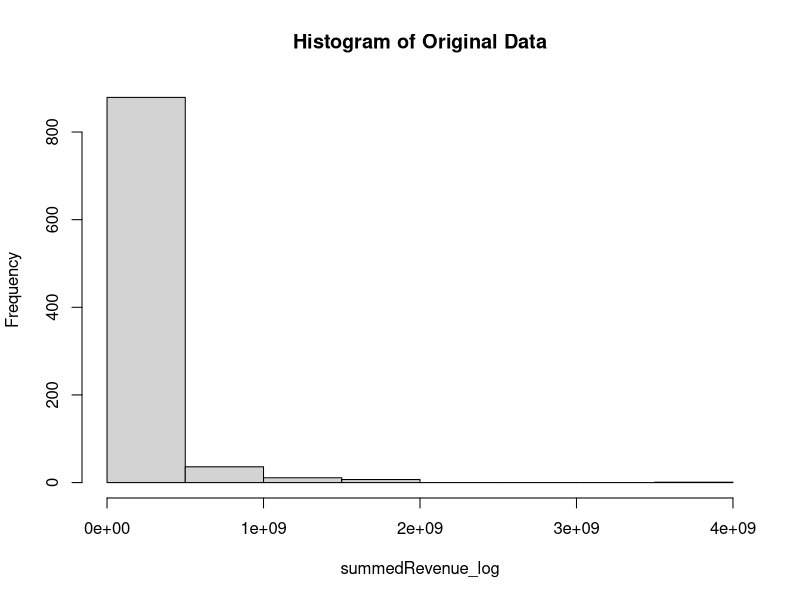
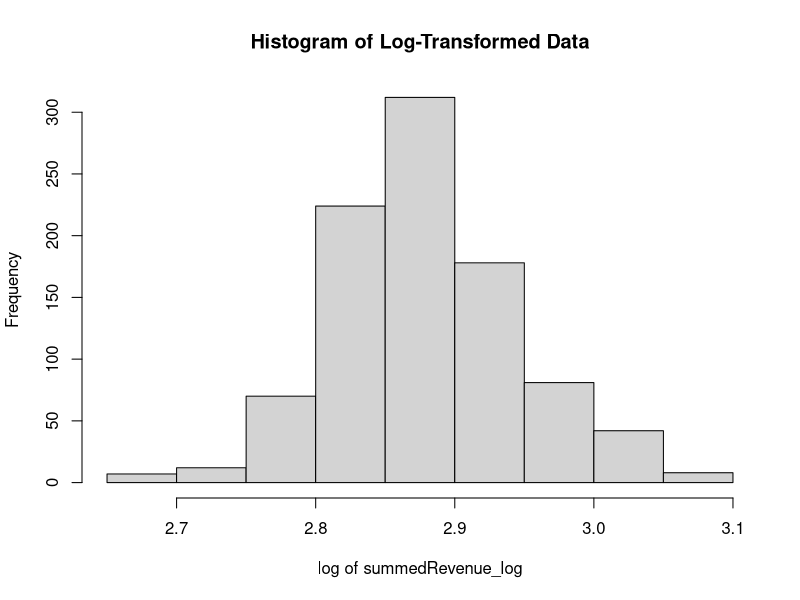
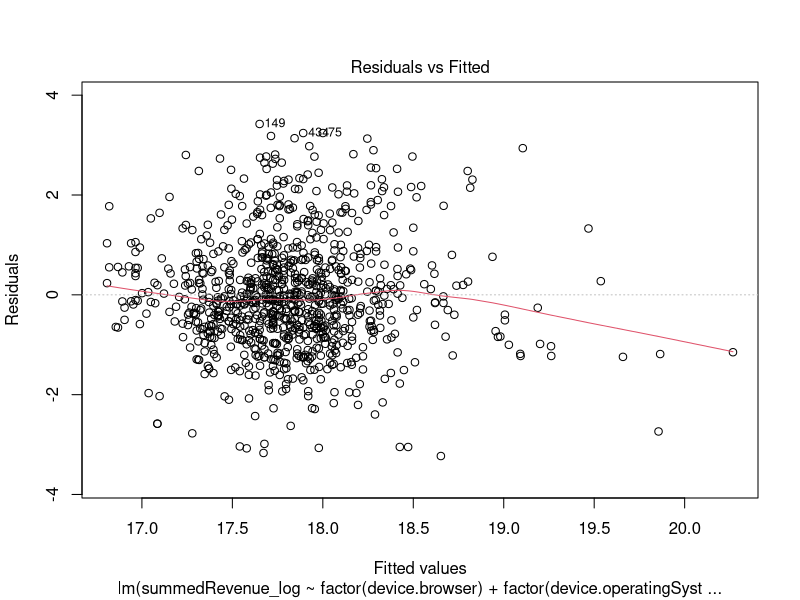
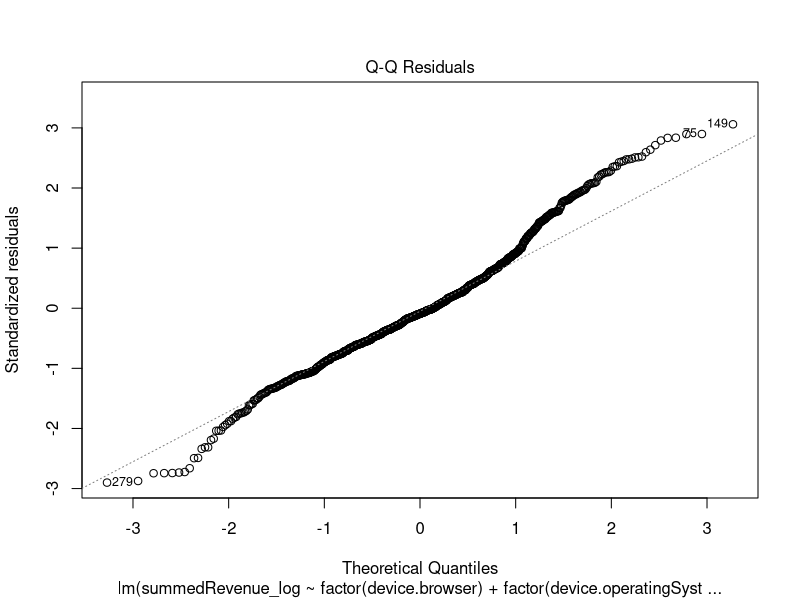

Here is the R script that generated these plots, in order: (Note: this script raises an error after producing the figures.)
## ---- chunk 1
knitr::opts_chunk$set(echo = TRUE)
## ---- chunk 2
library(car)

data <- read.csv("final_data.csv")
dt = sort(sample(nrow(data), nrow(data)*.70))
train<-data[dt,]
test<-data[-dt,]
sapply(train, class)
## ---- chunk 3
hist(train$summedRevenue, 
     main = "Histogram of Original Data", xlab = "summedRevenue_log")

hist(log(train$summedRevenue_log), 
     main = "Histogram of Log-Transformed Data",
     xlab = "log of summedRevenue_log")
## ---- chunk 4
full_mod <- lm(summedRevenue_log ~ avgGDP + factor(device.browser) + factor(device.operatingSystem) 
               + factor(device.deviceCategory) + factor(geoNetwork.continent) + factor(geoNetwork.subContinent) 
               + factor(geoNetwork.country) + totals.hits + totals.pageviews + factor(trafficSource.source),
               data = train)

summary(full_mod)

## ---- chunk 5
set.seed(1)
step_mod <- step(full_mod, direction = "both")
## ---- chunk 6
plot(step_mod, which = 1)
plot(step_mod, which = 2)

residualPlots(step_mod)
## ---- chunk 7
# Only categorical variables
cat_mod <- aov(summedRevenue_log ~ device.browser + device.operatingSystem 
               + device.deviceCategory + geoNetwork.continent + geoNetwork.country 
               + trafficSource.source,
               data = train)
summary(cat_mod)

# Only numerical variables
num_mod <- lm(summedRevenue_log ~ avgGDP + totals.hits + totals.pageviews,
              data = train)

summary(num_mod)
## ---- chunk 8
# see if device.deviceCategory is needed
try1 <- aov(summedRevenue_log ~ device.browser + device.operatingSystem
            + geoNetwork.continent + geoNetwork.country 
            + trafficSource.source,
            data = train)
try2 <- aov(summedRevenue_log ~ device.browser + device.operatingSystem 
            + device.deviceCategory + geoNetwork.continent + geoNetwork.country 
            + trafficSource.source,
            data = train)

anova(try1, try2)
## ---- chunk 9
manual_mod <- lm(summedRevenue_log ~ avgGDP + factor(device.browser) 
                 + factor(device.operatingSystem) + factor(geoNetwork.continent) 
                 + factor(geoNetwork.subContinent) + factor(geoNetwork.country) 
                 + totals.hits + totals.pageviews + factor(trafficSource.source),
                 data = train)

# check if manual_mod wil be rejected
anova(step_mod, manual_mod)
## ---- chunk 10
plot(step_mod)
## ---- chunk 11
#Let's find the Robust standard errors
library(lmtest)
library(sandwich)
summary(step_mod)
coeftest(step_mod, vcov = vcovHC(step_mod, "HC1"))
## ---- chunk 12
#Let's try weighted least squares
library(MASS)
resids <- step_mod$residuals
varfunc.step_mod <- lm(abs(resids)~factor(device.browser) + factor(device.operatingSystem) + 
   + totals.hits, data = train)

weightz <- 1/((varfunc.step_mod$fitted.values)^2)

step_mod.wls = lm(summedRevenue_log~factor(device.browser) + factor(device.operatingSystem) + 
    factor(device.deviceCategory) + totals.hits + factor(trafficSource.source), weights = weightz, data = train)


summary(step_mod.wls)
# 
par(mfrow=c(1,2))
plot(step_mod, which = 1)
plot(step_mod.wls, which = 1)

par(mfrow=c(1,2))
plot(step_mod, which = 2)
plot(step_mod.wls, which = 2)

residualPlots(step_mod)
residualPlots(step_mod.wls)
## ---- chunk 13

summary(step_mod)$r.squared
summary(step_mod.wls)$r.squared

#RMSE for step_mod
y_hat <- predict(step_mod,newdata = test)
residuals <- (test$summedRevenue_log - y_hat)
RMSE <- sqrt(mean(residuals^2))
RMSE

#RMSE for step_mod.wls 
y_hat <- predict(step_mod.wls,newdata = test)
residuals <- (test$summedRevenue_log - y_hat)
RMSE <- sqrt(mean(residuals^2))
RMSE
## ---- chunk 14
library(ggplot2)

#Create vectors to stroe CV predcition errors
error_model_step <- rep(NA, 10)
error_model_step_wls <- rep(NA, 10)

for(i in 1:10){
   
   #Let us split the data between train and test.
   #70% will be used to train and 30% will be used to test. 
   dt = sort(sample(nrow(data), nrow(data)*.70))
   train<-data[dt,]
   test<-data[-dt,]
   
   step_mod = lm(summedRevenue_log~factor(device.browser) + factor(device.operatingSystem) + 
   + totals.hits, data = train)
   
   y_hat <- predict(step_mod,newdata = test)
   residuals <- (test$summedRevenue_log - y_hat)
   error_model_step[i] <- sqrt(mean(residuals^2))
   
   
   resids <- step_mod$residuals
   varfunc.step_mod <- lm(abs(resids)~factor(device.browser) + factor(device.operatingSystem) + 
     + totals.hits, data = train)

   
   weightz <- 1/((varfunc.step_mod$fitted.values)^2)
   

   step_mod.wls = lm(summedRevenue_log~factor(device.browser) + factor(device.operatingSystem) + 
   + totals.hits, weights = weightz, data = train)
   
   
   y_hat <- predict(step_mod.wls,newdata = test)
   residuals <- (test$summedRevenue_log - y_hat)
   error_model_step_wls[i] <- sqrt(mean(residuals^2))
  
}

mean(error_model_step)
mean(error_model_step_wls)
## ---- chunk 15

# create vectors to store the validation errors for each model
# error_model1 <- rep(NA, 53)
# ...
error_model_step <- rep(NA, 1335)
error_model_step_wls <- rep(NA, 1335)

for(i in 1:1335){
  
  # write a line to select the ith line in the data
  # store this line as the 'test' case
  test <- data[i,]
  # store the remaining as the 'training' data
  train <- data[-c(i),]
  
  step_mod = lm(summedRevenue_log~factor(device.browser) + factor(device.operatingSystem) + totals.hits, data = train)
  
  y_hat <- predict(step_mod,newdata = test)
  residuals <- (test$summedRevenue_log - y_hat)
  error_model_step[i] <- sqrt(mean(residuals^2))
  
  resids <- step_mod$residuals
  varfunc.step_mod <- lm(abs(resids)~factor(device.browser) + factor(device.operatingSystem) + totals.hits, data = train)
  
  weightz <- 1/((varfunc.step_mod$fitted.values)^2)
  
  step_mod.wls = lm(summedRevenue_log~factor(device.browser) + factor(device.operatingSystem) + 
    + totals.hits, weights = weightz, data = train)
  
  y_hat <- predict(step_mod.wls,newdata = test)
  residuals <- (test$summedRevenue_log - y_hat)
  error_model_step_wls[i] <- sqrt(mean(residuals^2))
  
 
}


# once all of the errors have been calculated, find the mean squared error
# ...
mean(error_model_step)
mean(error_model_step_wls)
## ---- chunk 16
vif(step_mod)
